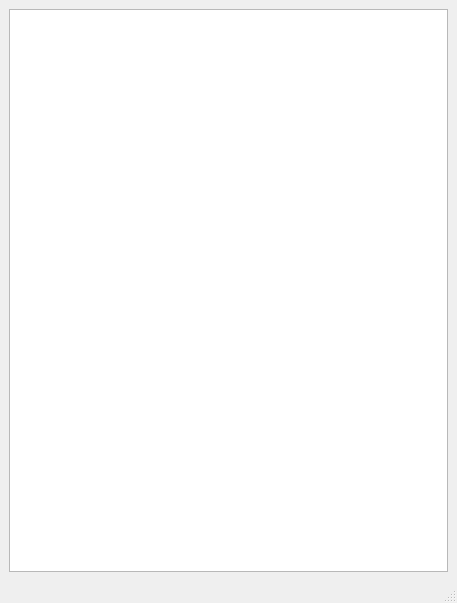
<?xml version="1.0" encoding="UTF-8"?>
<ui version="4.0">
 <class>MainWindow</class>
 <widget class="QMainWindow" name="MainWindow">
  <property name="geometry">
   <rect>
    <x>0</x>
    <y>0</y>
    <width>457</width>
    <height>603</height>
   </rect>
  </property>
  <property name="windowTitle">
   <string>PySide6入门</string>
  </property>
  <widget class="QWidget" name="centralwidget">
   <layout class="QVBoxLayout" name="verticalLayout">
    <item>
     <widget class="QListView" name="listView"/>
    </item>
   </layout>
  </widget>
  <widget class="QMenuBar" name="menubar">
   <property name="geometry">
    <rect>
     <x>0</x>
     <y>0</y>
     <width>457</width>
     <height>24</height>
    </rect>
   </property>
  </widget>
  <widget class="QStatusBar" name="statusbar"/>
 </widget>
 <resources/>
 <connections/>
</ui>
